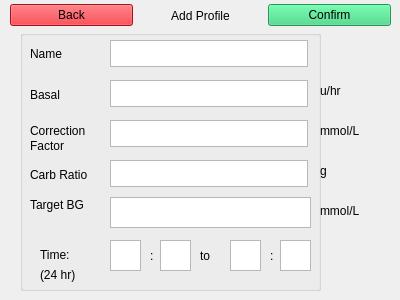
<?xml version="1.0" encoding="UTF-8"?>
<ui version="4.0">
 <class>ScreenAddProfile</class>
 <widget class="QWidget" name="ScreenAddProfile">
  <property name="geometry">
   <rect>
    <x>0</x>
    <y>0</y>
    <width>400</width>
    <height>300</height>
   </rect>
  </property>
  <property name="windowTitle">
   <string>Form</string>
  </property>
  <widget class="QWidget" name="horizontalLayoutWidget">
   <property name="geometry">
    <rect>
     <x>10</x>
     <y>0</y>
     <width>381</width>
     <height>31</height>
    </rect>
   </property>
   <layout class="QHBoxLayout" name="horizontalLayout">
    <item>
     <widget class="QPushButton" name="backButton">
      <property name="palette">
       <palette>
        <active>
         <colorrole role="WindowText">
          <brush brushstyle="SolidPattern">
           <color alpha="255">
            <red>0</red>
            <green>0</green>
            <blue>0</blue>
           </color>
          </brush>
         </colorrole>
         <colorrole role="Button">
          <brush brushstyle="SolidPattern">
           <color alpha="255">
            <red>224</red>
            <green>27</green>
            <blue>36</blue>
           </color>
          </brush>
         </colorrole>
         <colorrole role="Light">
          <brush brushstyle="SolidPattern">
           <color alpha="255">
            <red>255</red>
            <green>112</green>
            <blue>118</blue>
           </color>
          </brush>
         </colorrole>
         <colorrole role="Midlight">
          <brush brushstyle="SolidPattern">
           <color alpha="255">
            <red>239</red>
            <green>69</green>
            <blue>77</blue>
           </color>
          </brush>
         </colorrole>
         <colorrole role="Dark">
          <brush brushstyle="SolidPattern">
           <color alpha="255">
            <red>112</red>
            <green>13</green>
            <blue>18</blue>
           </color>
          </brush>
         </colorrole>
         <colorrole role="Mid">
          <brush brushstyle="SolidPattern">
           <color alpha="255">
            <red>149</red>
            <green>18</green>
            <blue>24</blue>
           </color>
          </brush>
         </colorrole>
         <colorrole role="Text">
          <brush brushstyle="SolidPattern">
           <color alpha="255">
            <red>0</red>
            <green>0</green>
            <blue>0</blue>
           </color>
          </brush>
         </colorrole>
         <colorrole role="BrightText">
          <brush brushstyle="SolidPattern">
           <color alpha="255">
            <red>255</red>
            <green>255</green>
            <blue>255</blue>
           </color>
          </brush>
         </colorrole>
         <colorrole role="ButtonText">
          <brush brushstyle="SolidPattern">
           <color alpha="255">
            <red>0</red>
            <green>0</green>
            <blue>0</blue>
           </color>
          </brush>
         </colorrole>
         <colorrole role="Base">
          <brush brushstyle="SolidPattern">
           <color alpha="255">
            <red>255</red>
            <green>255</green>
            <blue>255</blue>
           </color>
          </brush>
         </colorrole>
         <colorrole role="Window">
          <brush brushstyle="SolidPattern">
           <color alpha="255">
            <red>224</red>
            <green>27</green>
            <blue>36</blue>
           </color>
          </brush>
         </colorrole>
         <colorrole role="Shadow">
          <brush brushstyle="SolidPattern">
           <color alpha="255">
            <red>0</red>
            <green>0</green>
            <blue>0</blue>
           </color>
          </brush>
         </colorrole>
         <colorrole role="AlternateBase">
          <brush brushstyle="SolidPattern">
           <color alpha="255">
            <red>239</red>
            <green>141</green>
            <blue>145</blue>
           </color>
          </brush>
         </colorrole>
         <colorrole role="ToolTipBase">
          <brush brushstyle="SolidPattern">
           <color alpha="255">
            <red>255</red>
            <green>255</green>
            <blue>220</blue>
           </color>
          </brush>
         </colorrole>
         <colorrole role="ToolTipText">
          <brush brushstyle="SolidPattern">
           <color alpha="255">
            <red>0</red>
            <green>0</green>
            <blue>0</blue>
           </color>
          </brush>
         </colorrole>
         <colorrole role="PlaceholderText">
          <brush brushstyle="SolidPattern">
           <color alpha="128">
            <red>0</red>
            <green>0</green>
            <blue>0</blue>
           </color>
          </brush>
         </colorrole>
        </active>
        <inactive>
         <colorrole role="WindowText">
          <brush brushstyle="SolidPattern">
           <color alpha="255">
            <red>0</red>
            <green>0</green>
            <blue>0</blue>
           </color>
          </brush>
         </colorrole>
         <colorrole role="Button">
          <brush brushstyle="SolidPattern">
           <color alpha="255">
            <red>224</red>
            <green>27</green>
            <blue>36</blue>
           </color>
          </brush>
         </colorrole>
         <colorrole role="Light">
          <brush brushstyle="SolidPattern">
           <color alpha="255">
            <red>255</red>
            <green>112</green>
            <blue>118</blue>
           </color>
          </brush>
         </colorrole>
         <colorrole role="Midlight">
          <brush brushstyle="SolidPattern">
           <color alpha="255">
            <red>239</red>
            <green>69</green>
            <blue>77</blue>
           </color>
          </brush>
         </colorrole>
         <colorrole role="Dark">
          <brush brushstyle="SolidPattern">
           <color alpha="255">
            <red>112</red>
            <green>13</green>
            <blue>18</blue>
           </color>
          </brush>
         </colorrole>
         <colorrole role="Mid">
          <brush brushstyle="SolidPattern">
           <color alpha="255">
            <red>149</red>
            <green>18</green>
            <blue>24</blue>
           </color>
          </brush>
         </colorrole>
         <colorrole role="Text">
          <brush brushstyle="SolidPattern">
           <color alpha="255">
            <red>0</red>
            <green>0</green>
            <blue>0</blue>
           </color>
          </brush>
         </colorrole>
         <colorrole role="BrightText">
          <brush brushstyle="SolidPattern">
           <color alpha="255">
            <red>255</red>
            <green>255</green>
            <blue>255</blue>
           </color>
          </brush>
         </colorrole>
         <colorrole role="ButtonText">
          <brush brushstyle="SolidPattern">
           <color alpha="255">
            <red>0</red>
            <green>0</green>
            <blue>0</blue>
           </color>
          </brush>
         </colorrole>
         <colorrole role="Base">
          <brush brushstyle="SolidPattern">
           <color alpha="255">
            <red>255</red>
            <green>255</green>
            <blue>255</blue>
           </color>
          </brush>
         </colorrole>
         <colorrole role="Window">
          <brush brushstyle="SolidPattern">
           <color alpha="255">
            <red>224</red>
            <green>27</green>
            <blue>36</blue>
           </color>
          </brush>
         </colorrole>
         <colorrole role="Shadow">
          <brush brushstyle="SolidPattern">
           <color alpha="255">
            <red>0</red>
            <green>0</green>
            <blue>0</blue>
           </color>
          </brush>
         </colorrole>
         <colorrole role="AlternateBase">
          <brush brushstyle="SolidPattern">
           <color alpha="255">
            <red>239</red>
            <green>141</green>
            <blue>145</blue>
           </color>
          </brush>
         </colorrole>
         <colorrole role="ToolTipBase">
          <brush brushstyle="SolidPattern">
           <color alpha="255">
            <red>255</red>
            <green>255</green>
            <blue>220</blue>
           </color>
          </brush>
         </colorrole>
         <colorrole role="ToolTipText">
          <brush brushstyle="SolidPattern">
           <color alpha="255">
            <red>0</red>
            <green>0</green>
            <blue>0</blue>
           </color>
          </brush>
         </colorrole>
         <colorrole role="PlaceholderText">
          <brush brushstyle="SolidPattern">
           <color alpha="128">
            <red>0</red>
            <green>0</green>
            <blue>0</blue>
           </color>
          </brush>
         </colorrole>
        </inactive>
        <disabled>
         <colorrole role="WindowText">
          <brush brushstyle="SolidPattern">
           <color alpha="255">
            <red>112</red>
            <green>13</green>
            <blue>18</blue>
           </color>
          </brush>
         </colorrole>
         <colorrole role="Button">
          <brush brushstyle="SolidPattern">
           <color alpha="255">
            <red>224</red>
            <green>27</green>
            <blue>36</blue>
           </color>
          </brush>
         </colorrole>
         <colorrole role="Light">
          <brush brushstyle="SolidPattern">
           <color alpha="255">
            <red>255</red>
            <green>112</green>
            <blue>118</blue>
           </color>
          </brush>
         </colorrole>
         <colorrole role="Midlight">
          <brush brushstyle="SolidPattern">
           <color alpha="255">
            <red>239</red>
            <green>69</green>
            <blue>77</blue>
           </color>
          </brush>
         </colorrole>
         <colorrole role="Dark">
          <brush brushstyle="SolidPattern">
           <color alpha="255">
            <red>112</red>
            <green>13</green>
            <blue>18</blue>
           </color>
          </brush>
         </colorrole>
         <colorrole role="Mid">
          <brush brushstyle="SolidPattern">
           <color alpha="255">
            <red>149</red>
            <green>18</green>
            <blue>24</blue>
           </color>
          </brush>
         </colorrole>
         <colorrole role="Text">
          <brush brushstyle="SolidPattern">
           <color alpha="255">
            <red>112</red>
            <green>13</green>
            <blue>18</blue>
           </color>
          </brush>
         </colorrole>
         <colorrole role="BrightText">
          <brush brushstyle="SolidPattern">
           <color alpha="255">
            <red>255</red>
            <green>255</green>
            <blue>255</blue>
           </color>
          </brush>
         </colorrole>
         <colorrole role="ButtonText">
          <brush brushstyle="SolidPattern">
           <color alpha="255">
            <red>112</red>
            <green>13</green>
            <blue>18</blue>
           </color>
          </brush>
         </colorrole>
         <colorrole role="Base">
          <brush brushstyle="SolidPattern">
           <color alpha="255">
            <red>224</red>
            <green>27</green>
            <blue>36</blue>
           </color>
          </brush>
         </colorrole>
         <colorrole role="Window">
          <brush brushstyle="SolidPattern">
           <color alpha="255">
            <red>224</red>
            <green>27</green>
            <blue>36</blue>
           </color>
          </brush>
         </colorrole>
         <colorrole role="Shadow">
          <brush brushstyle="SolidPattern">
           <color alpha="255">
            <red>0</red>
            <green>0</green>
            <blue>0</blue>
           </color>
          </brush>
         </colorrole>
         <colorrole role="AlternateBase">
          <brush brushstyle="SolidPattern">
           <color alpha="255">
            <red>224</red>
            <green>27</green>
            <blue>36</blue>
           </color>
          </brush>
         </colorrole>
         <colorrole role="ToolTipBase">
          <brush brushstyle="SolidPattern">
           <color alpha="255">
            <red>255</red>
            <green>255</green>
            <blue>220</blue>
           </color>
          </brush>
         </colorrole>
         <colorrole role="ToolTipText">
          <brush brushstyle="SolidPattern">
           <color alpha="255">
            <red>0</red>
            <green>0</green>
            <blue>0</blue>
           </color>
          </brush>
         </colorrole>
         <colorrole role="PlaceholderText">
          <brush brushstyle="SolidPattern">
           <color alpha="128">
            <red>0</red>
            <green>0</green>
            <blue>0</blue>
           </color>
          </brush>
         </colorrole>
        </disabled>
       </palette>
      </property>
      <property name="text">
       <string>Back</string>
      </property>
     </widget>
    </item>
    <item>
     <widget class="QLabel" name="title">
      <property name="text">
       <string>Add Profile</string>
      </property>
      <property name="alignment">
       <set>Qt::AlignCenter</set>
      </property>
     </widget>
    </item>
    <item>
     <widget class="QPushButton" name="confirmButton">
      <property name="palette">
       <palette>
        <active>
         <colorrole role="WindowText">
          <brush brushstyle="SolidPattern">
           <color alpha="255">
            <red>0</red>
            <green>0</green>
            <blue>0</blue>
           </color>
          </brush>
         </colorrole>
         <colorrole role="Button">
          <brush brushstyle="SolidPattern">
           <color alpha="255">
            <red>51</red>
            <green>209</green>
            <blue>122</blue>
           </color>
          </brush>
         </colorrole>
         <colorrole role="Light">
          <brush brushstyle="SolidPattern">
           <color alpha="255">
            <red>121</red>
            <green>255</green>
            <blue>181</blue>
           </color>
          </brush>
         </colorrole>
         <colorrole role="Midlight">
          <brush brushstyle="SolidPattern">
           <color alpha="255">
            <red>86</red>
            <green>232</green>
            <blue>151</blue>
           </color>
          </brush>
         </colorrole>
         <colorrole role="Dark">
          <brush brushstyle="SolidPattern">
           <color alpha="255">
            <red>25</red>
            <green>104</green>
            <blue>61</blue>
           </color>
          </brush>
         </colorrole>
         <colorrole role="Mid">
          <brush brushstyle="SolidPattern">
           <color alpha="255">
            <red>34</red>
            <green>139</green>
            <blue>81</blue>
           </color>
          </brush>
         </colorrole>
         <colorrole role="Text">
          <brush brushstyle="SolidPattern">
           <color alpha="255">
            <red>0</red>
            <green>0</green>
            <blue>0</blue>
           </color>
          </brush>
         </colorrole>
         <colorrole role="BrightText">
          <brush brushstyle="SolidPattern">
           <color alpha="255">
            <red>255</red>
            <green>255</green>
            <blue>255</blue>
           </color>
          </brush>
         </colorrole>
         <colorrole role="ButtonText">
          <brush brushstyle="SolidPattern">
           <color alpha="255">
            <red>0</red>
            <green>0</green>
            <blue>0</blue>
           </color>
          </brush>
         </colorrole>
         <colorrole role="Base">
          <brush brushstyle="SolidPattern">
           <color alpha="255">
            <red>255</red>
            <green>255</green>
            <blue>255</blue>
           </color>
          </brush>
         </colorrole>
         <colorrole role="Window">
          <brush brushstyle="SolidPattern">
           <color alpha="255">
            <red>51</red>
            <green>209</green>
            <blue>122</blue>
           </color>
          </brush>
         </colorrole>
         <colorrole role="Shadow">
          <brush brushstyle="SolidPattern">
           <color alpha="255">
            <red>0</red>
            <green>0</green>
            <blue>0</blue>
           </color>
          </brush>
         </colorrole>
         <colorrole role="AlternateBase">
          <brush brushstyle="SolidPattern">
           <color alpha="255">
            <red>153</red>
            <green>232</green>
            <blue>188</blue>
           </color>
          </brush>
         </colorrole>
         <colorrole role="ToolTipBase">
          <brush brushstyle="SolidPattern">
           <color alpha="255">
            <red>255</red>
            <green>255</green>
            <blue>220</blue>
           </color>
          </brush>
         </colorrole>
         <colorrole role="ToolTipText">
          <brush brushstyle="SolidPattern">
           <color alpha="255">
            <red>0</red>
            <green>0</green>
            <blue>0</blue>
           </color>
          </brush>
         </colorrole>
         <colorrole role="PlaceholderText">
          <brush brushstyle="SolidPattern">
           <color alpha="128">
            <red>0</red>
            <green>0</green>
            <blue>0</blue>
           </color>
          </brush>
         </colorrole>
        </active>
        <inactive>
         <colorrole role="WindowText">
          <brush brushstyle="SolidPattern">
           <color alpha="255">
            <red>0</red>
            <green>0</green>
            <blue>0</blue>
           </color>
          </brush>
         </colorrole>
         <colorrole role="Button">
          <brush brushstyle="SolidPattern">
           <color alpha="255">
            <red>51</red>
            <green>209</green>
            <blue>122</blue>
           </color>
          </brush>
         </colorrole>
         <colorrole role="Light">
          <brush brushstyle="SolidPattern">
           <color alpha="255">
            <red>121</red>
            <green>255</green>
            <blue>181</blue>
           </color>
          </brush>
         </colorrole>
         <colorrole role="Midlight">
          <brush brushstyle="SolidPattern">
           <color alpha="255">
            <red>86</red>
            <green>232</green>
            <blue>151</blue>
           </color>
          </brush>
         </colorrole>
         <colorrole role="Dark">
          <brush brushstyle="SolidPattern">
           <color alpha="255">
            <red>25</red>
            <green>104</green>
            <blue>61</blue>
           </color>
          </brush>
         </colorrole>
         <colorrole role="Mid">
          <brush brushstyle="SolidPattern">
           <color alpha="255">
            <red>34</red>
            <green>139</green>
            <blue>81</blue>
           </color>
          </brush>
         </colorrole>
         <colorrole role="Text">
          <brush brushstyle="SolidPattern">
           <color alpha="255">
            <red>0</red>
            <green>0</green>
            <blue>0</blue>
           </color>
          </brush>
         </colorrole>
         <colorrole role="BrightText">
          <brush brushstyle="SolidPattern">
           <color alpha="255">
            <red>255</red>
            <green>255</green>
            <blue>255</blue>
           </color>
          </brush>
         </colorrole>
         <colorrole role="ButtonText">
          <brush brushstyle="SolidPattern">
           <color alpha="255">
            <red>0</red>
            <green>0</green>
            <blue>0</blue>
           </color>
          </brush>
         </colorrole>
         <colorrole role="Base">
          <brush brushstyle="SolidPattern">
           <color alpha="255">
            <red>255</red>
            <green>255</green>
            <blue>255</blue>
           </color>
          </brush>
         </colorrole>
         <colorrole role="Window">
          <brush brushstyle="SolidPattern">
           <color alpha="255">
            <red>51</red>
            <green>209</green>
            <blue>122</blue>
           </color>
          </brush>
         </colorrole>
         <colorrole role="Shadow">
          <brush brushstyle="SolidPattern">
           <color alpha="255">
            <red>0</red>
            <green>0</green>
            <blue>0</blue>
           </color>
          </brush>
         </colorrole>
         <colorrole role="AlternateBase">
          <brush brushstyle="SolidPattern">
           <color alpha="255">
            <red>153</red>
            <green>232</green>
            <blue>188</blue>
           </color>
          </brush>
         </colorrole>
         <colorrole role="ToolTipBase">
          <brush brushstyle="SolidPattern">
           <color alpha="255">
            <red>255</red>
            <green>255</green>
            <blue>220</blue>
           </color>
          </brush>
         </colorrole>
         <colorrole role="ToolTipText">
          <brush brushstyle="SolidPattern">
           <color alpha="255">
            <red>0</red>
            <green>0</green>
            <blue>0</blue>
           </color>
          </brush>
         </colorrole>
         <colorrole role="PlaceholderText">
          <brush brushstyle="SolidPattern">
           <color alpha="128">
            <red>0</red>
            <green>0</green>
            <blue>0</blue>
           </color>
          </brush>
         </colorrole>
        </inactive>
        <disabled>
         <colorrole role="WindowText">
          <brush brushstyle="SolidPattern">
           <color alpha="255">
            <red>25</red>
            <green>104</green>
            <blue>61</blue>
           </color>
          </brush>
         </colorrole>
         <colorrole role="Button">
          <brush brushstyle="SolidPattern">
           <color alpha="255">
            <red>51</red>
            <green>209</green>
            <blue>122</blue>
           </color>
          </brush>
         </colorrole>
         <colorrole role="Light">
          <brush brushstyle="SolidPattern">
           <color alpha="255">
            <red>121</red>
            <green>255</green>
            <blue>181</blue>
           </color>
          </brush>
         </colorrole>
         <colorrole role="Midlight">
          <brush brushstyle="SolidPattern">
           <color alpha="255">
            <red>86</red>
            <green>232</green>
            <blue>151</blue>
           </color>
          </brush>
         </colorrole>
         <colorrole role="Dark">
          <brush brushstyle="SolidPattern">
           <color alpha="255">
            <red>25</red>
            <green>104</green>
            <blue>61</blue>
           </color>
          </brush>
         </colorrole>
         <colorrole role="Mid">
          <brush brushstyle="SolidPattern">
           <color alpha="255">
            <red>34</red>
            <green>139</green>
            <blue>81</blue>
           </color>
          </brush>
         </colorrole>
         <colorrole role="Text">
          <brush brushstyle="SolidPattern">
           <color alpha="255">
            <red>25</red>
            <green>104</green>
            <blue>61</blue>
           </color>
          </brush>
         </colorrole>
         <colorrole role="BrightText">
          <brush brushstyle="SolidPattern">
           <color alpha="255">
            <red>255</red>
            <green>255</green>
            <blue>255</blue>
           </color>
          </brush>
         </colorrole>
         <colorrole role="ButtonText">
          <brush brushstyle="SolidPattern">
           <color alpha="255">
            <red>25</red>
            <green>104</green>
            <blue>61</blue>
           </color>
          </brush>
         </colorrole>
         <colorrole role="Base">
          <brush brushstyle="SolidPattern">
           <color alpha="255">
            <red>51</red>
            <green>209</green>
            <blue>122</blue>
           </color>
          </brush>
         </colorrole>
         <colorrole role="Window">
          <brush brushstyle="SolidPattern">
           <color alpha="255">
            <red>51</red>
            <green>209</green>
            <blue>122</blue>
           </color>
          </brush>
         </colorrole>
         <colorrole role="Shadow">
          <brush brushstyle="SolidPattern">
           <color alpha="255">
            <red>0</red>
            <green>0</green>
            <blue>0</blue>
           </color>
          </brush>
         </colorrole>
         <colorrole role="AlternateBase">
          <brush brushstyle="SolidPattern">
           <color alpha="255">
            <red>51</red>
            <green>209</green>
            <blue>122</blue>
           </color>
          </brush>
         </colorrole>
         <colorrole role="ToolTipBase">
          <brush brushstyle="SolidPattern">
           <color alpha="255">
            <red>255</red>
            <green>255</green>
            <blue>220</blue>
           </color>
          </brush>
         </colorrole>
         <colorrole role="ToolTipText">
          <brush brushstyle="SolidPattern">
           <color alpha="255">
            <red>0</red>
            <green>0</green>
            <blue>0</blue>
           </color>
          </brush>
         </colorrole>
         <colorrole role="PlaceholderText">
          <brush brushstyle="SolidPattern">
           <color alpha="128">
            <red>0</red>
            <green>0</green>
            <blue>0</blue>
           </color>
          </brush>
         </colorrole>
        </disabled>
       </palette>
      </property>
      <property name="text">
       <string>Confirm</string>
      </property>
     </widget>
    </item>
   </layout>
  </widget>
  <widget class="QLabel" name="label">
   <property name="geometry">
    <rect>
     <x>320</x>
     <y>80</y>
     <width>62</width>
     <height>21</height>
    </rect>
   </property>
   <property name="text">
    <string>u/hr</string>
   </property>
  </widget>
  <widget class="QLabel" name="label_5">
   <property name="geometry">
    <rect>
     <x>320</x>
     <y>120</y>
     <width>62</width>
     <height>21</height>
    </rect>
   </property>
   <property name="text">
    <string>mmol/L</string>
   </property>
  </widget>
  <widget class="QLabel" name="label_6">
   <property name="geometry">
    <rect>
     <x>320</x>
     <y>150</y>
     <width>71</width>
     <height>41</height>
    </rect>
   </property>
   <property name="text">
    <string>g</string>
   </property>
  </widget>
  <widget class="QLabel" name="label_7">
   <property name="geometry">
    <rect>
     <x>320</x>
     <y>200</y>
     <width>62</width>
     <height>21</height>
    </rect>
   </property>
   <property name="text">
    <string>mmol/L</string>
   </property>
  </widget>
  <widget class="QGroupBox" name="groupBox">
   <property name="geometry">
    <rect>
     <x>20</x>
     <y>30</y>
     <width>301</width>
     <height>261</height>
    </rect>
   </property>
   <property name="title">
    <string/>
   </property>
   <widget class="QLabel" name="nameLabel">
    <property name="geometry">
     <rect>
      <x>10</x>
      <y>10</y>
      <width>39</width>
      <height>27</height>
     </rect>
    </property>
    <property name="text">
     <string>Name</string>
    </property>
   </widget>
   <widget class="QTextEdit" name="nameEnter">
    <property name="enabled">
     <bool>true</bool>
    </property>
    <property name="geometry">
     <rect>
      <x>90</x>
      <y>10</y>
      <width>198</width>
      <height>27</height>
     </rect>
    </property>
   </widget>
   <widget class="QLabel" name="basalLabel">
    <property name="geometry">
     <rect>
      <x>10</x>
      <y>50</y>
      <width>36</width>
      <height>29</height>
     </rect>
    </property>
    <property name="text">
     <string>Basal</string>
    </property>
   </widget>
   <widget class="QTextEdit" name="basalEnter">
    <property name="enabled">
     <bool>true</bool>
    </property>
    <property name="geometry">
     <rect>
      <x>90</x>
      <y>50</y>
      <width>198</width>
      <height>27</height>
     </rect>
    </property>
   </widget>
   <widget class="QTextEdit" name="correctEnter">
    <property name="enabled">
     <bool>true</bool>
    </property>
    <property name="geometry">
     <rect>
      <x>90</x>
      <y>90</y>
      <width>198</width>
      <height>27</height>
     </rect>
    </property>
   </widget>
   <widget class="QTextEdit" name="carbEnter">
    <property name="enabled">
     <bool>true</bool>
    </property>
    <property name="geometry">
     <rect>
      <x>90</x>
      <y>130</y>
      <width>198</width>
      <height>27</height>
     </rect>
    </property>
   </widget>
   <widget class="QTextEdit" name="targetEnter">
    <property name="enabled">
     <bool>true</bool>
    </property>
    <property name="geometry">
     <rect>
      <x>90</x>
      <y>167</y>
      <width>201</width>
      <height>31</height>
     </rect>
    </property>
   </widget>
   <widget class="QLabel" name="basalLabel_2">
    <property name="geometry">
     <rect>
      <x>10</x>
      <y>80</y>
      <width>81</width>
      <height>41</height>
     </rect>
    </property>
    <property name="text">
     <string>Correction</string>
    </property>
   </widget>
   <widget class="QLabel" name="basalLabel_3">
    <property name="geometry">
     <rect>
      <x>10</x>
      <y>90</y>
      <width>71</width>
      <height>51</height>
     </rect>
    </property>
    <property name="text">
     <string>Factor</string>
    </property>
   </widget>
   <widget class="QLabel" name="basalLabel_4">
    <property name="geometry">
     <rect>
      <x>10</x>
      <y>130</y>
      <width>71</width>
      <height>29</height>
     </rect>
    </property>
    <property name="text">
     <string>Carb Ratio</string>
    </property>
   </widget>
   <widget class="QLabel" name="basalLabel_5">
    <property name="geometry">
     <rect>
      <x>10</x>
      <y>160</y>
      <width>81</width>
      <height>29</height>
     </rect>
    </property>
    <property name="text">
     <string>Target BG</string>
    </property>
   </widget>
   <widget class="QTextEdit" name="startHour">
    <property name="enabled">
     <bool>true</bool>
    </property>
    <property name="geometry">
     <rect>
      <x>90</x>
      <y>210</y>
      <width>31</width>
      <height>31</height>
     </rect>
    </property>
   </widget>
   <widget class="QTextEdit" name="startMin">
    <property name="enabled">
     <bool>true</bool>
    </property>
    <property name="geometry">
     <rect>
      <x>140</x>
      <y>210</y>
      <width>31</width>
      <height>31</height>
     </rect>
    </property>
   </widget>
   <widget class="QLabel" name="label_2">
    <property name="geometry">
     <rect>
      <x>130</x>
      <y>210</y>
      <width>16</width>
      <height>31</height>
     </rect>
    </property>
    <property name="text">
     <string>:</string>
    </property>
   </widget>
   <widget class="QLabel" name="label_3">
    <property name="geometry">
     <rect>
      <x>180</x>
      <y>210</y>
      <width>21</width>
      <height>31</height>
     </rect>
    </property>
    <property name="text">
     <string>to</string>
    </property>
   </widget>
   <widget class="QTextEdit" name="endHour">
    <property name="enabled">
     <bool>true</bool>
    </property>
    <property name="geometry">
     <rect>
      <x>210</x>
      <y>210</y>
      <width>31</width>
      <height>31</height>
     </rect>
    </property>
   </widget>
   <widget class="QTextEdit" name="endMin">
    <property name="enabled">
     <bool>true</bool>
    </property>
    <property name="geometry">
     <rect>
      <x>260</x>
      <y>210</y>
      <width>31</width>
      <height>31</height>
     </rect>
    </property>
   </widget>
   <widget class="QLabel" name="label_4">
    <property name="geometry">
     <rect>
      <x>250</x>
      <y>210</y>
      <width>16</width>
      <height>31</height>
     </rect>
    </property>
    <property name="text">
     <string>:</string>
    </property>
   </widget>
   <widget class="QLabel" name="basalLabel_6">
    <property name="geometry">
     <rect>
      <x>20</x>
      <y>210</y>
      <width>81</width>
      <height>29</height>
     </rect>
    </property>
    <property name="text">
     <string>Time:</string>
    </property>
   </widget>
   <widget class="QLabel" name="basalLabel_7">
    <property name="geometry">
     <rect>
      <x>20</x>
      <y>230</y>
      <width>81</width>
      <height>29</height>
     </rect>
    </property>
    <property name="text">
     <string>(24 hr)</string>
    </property>
   </widget>
  </widget>
 </widget>
 <resources/>
 <connections/>
</ui>
